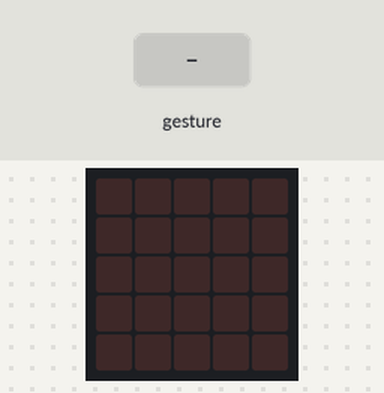
Bench run of a program on a simulated BBC micro:bit (MakeCode). Shown: the board's 5×5 LED display. The test bench sets the inputs (shaded band). Random numbers come from a fixed seed; a tilt is held for 1.5 s and a shake lasts 1 s, then the board lies face up again.

Above: at 1.2 s.
1.3 s: gesture 'shake'
At 2.5 s:
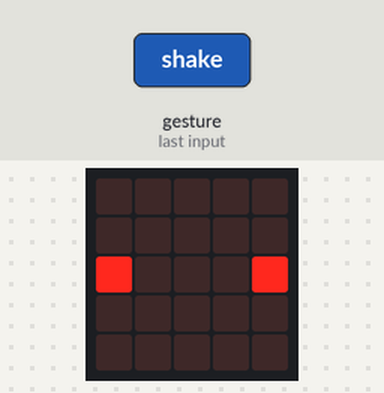
3.0 s: gesture 'shake'
At 3.7 s:
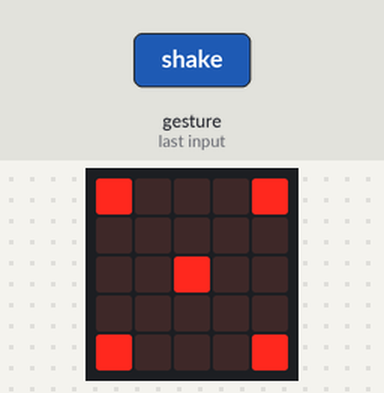
4.7 s: gesture 'shake'
At 6.1 s:
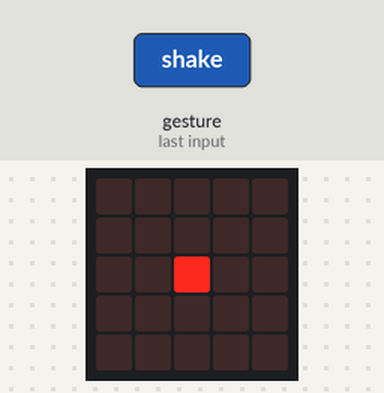
6.4 s: gesture 'shake'
At 7.5 s:
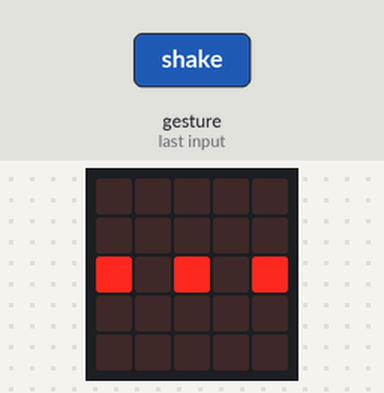
Timing chart, 0 to 9.1 s (numbered marks = the images above; inputs shaded):
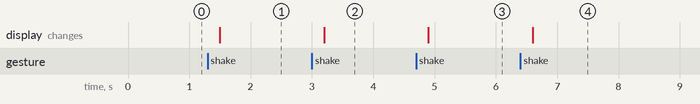

Measured:
- after the input at 1.3 s, the display: changes after 0.20 s (image 1)
- after the input at 3.0 s, the display: changes after 0.20 s (image 2)
- after the input at 4.7 s, the display: changes after 0.20 s (image 3)
- after the input at 6.4 s, the display: changes after 0.20 s (image 4)

The program:

main.ts
```typescript
let number = 0
input.onGesture(Gesture.Shake, function () {
    basic.clearScreen()
    number = randint(1, 6)
    if (number == 1) {
        basic.showLeds(`
            . . . . .
            . . . . .
            . . # . .
            . . . . .
            . . . . .
            `)
    } else if (number == 2) {
        basic.showLeds(`
            . . . . .
            . . . . .
            # . . . #
            . . . . .
            . . . . .
            `)
    } else if (number == 3) {
        basic.showLeds(`
            . . . . .
            . . . . .
            # . # . #
            . . . . .
            . . . . .
            `)
    } else if (number == 4) {
        basic.showLeds(`
            # . . . #
            . . . . .
            . . . . .
            . . . . .
            # . . . #
            `)
    } else if (number == 5) {
        basic.showLeds(`
            # . . . #
            . . . . .
            . . # . .
            . . . . .
            # . . . #
            `)
    } else if (number == 6) {
        basic.showLeds(`
            # . . . #
            . . . . .
            # . . . #
            . . . . .
            # . . . #
            `)
    }
})
```

test.ts
```typescript
// 在此处测试；当此软件包作为插件使用时，将不会编译此软件包。
```
